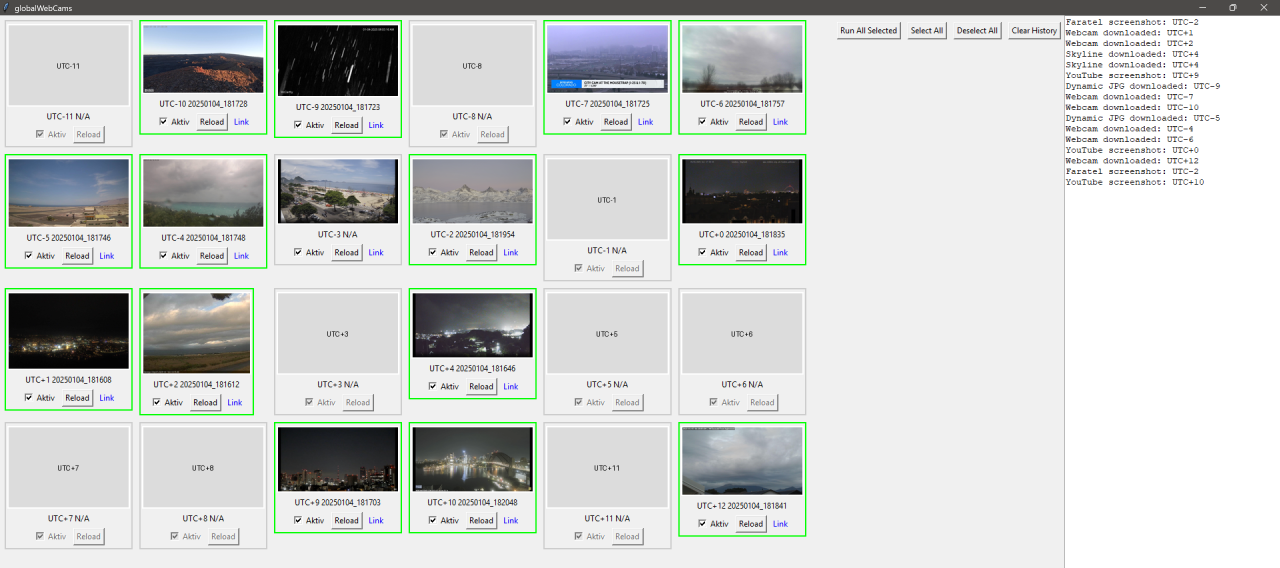
#> input picture img/GUI.png, 3838 x 1702 px (shown at 1/3 size)
$ python -i fading.py   (imports and definitions only)
#> lines starting #> are read from the running program, lines starting #| are printed output that depends on the picture
from PIL import Image
import numpy as np


class FadingGenerator:
    def create_fading(self, input_path, output_path=None):
        # Open image and convert to RGB
#> called with input_path = '../../../img/GUI.png'
        orig = Image.open(input_path).convert("RGB")
        w, h = orig.size
#> w = 3838; h = 1702

        # Convert to NumPy array
        orig_np = np.array(orig)  # shape: (h, w, 3)

        # Define fade width
        fade_w = 100

        # Create a fade array initialized with white (255,255,255)
        fade_np = np.full((h, fade_w, 3), 255, dtype=np.uint8)

        # Variables to store first and last row that is not completely white
        min_y, max_y = -1, -1

        # Process each row and compute the average color of non-white pixels
        for y in range(h):
            row = orig_np[y]  # shape: (w, 3)
            mask = ~((row[:, 0] == 255) & (
                row[:, 1] == 255) & (row[:, 2] == 255))
            valid_pixels = row[mask]

            if len(valid_pixels) > 0:
                avg_color = valid_pixels.mean(axis=0)
                avg_color = avg_color.astype(np.uint8)
            else:
                avg_color = np.array([255, 255, 255], dtype=np.uint8)

            # Update min_y and max_y if row is not all white
            if not np.array_equal(avg_color, [255, 255, 255]):
                if min_y < 0:
                    min_y = y
                max_y = y

            # Fill the current row in fade_np
            fade_np[y, :, :] = avg_color
#> this loop made 1702 passes
#> avg_color on passes 1 to 12: [76, 74, 72], [76, 74, 72], [76, 74, 72], [76, 74, 72], [76, 74, 72], [76, 74, 72], [76, 74, 72], [75, 73, 71], [75, 73, 71], [75, 73, 72], [75, 74, 72], [76, 74, 72]
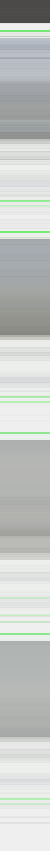
#> fade_np: shape (1702, 100, 3) (shown at 1/2 size); mean R, G, B 195.1, 199.1, 196.2
#> after the loop, min_y = 0

        # Convert fade_np back to a PIL image
        fade_img = Image.fromarray(fade_np, 'RGB')

        # Crop if there is any non-white row, otherwise use the entire fade_img
        if min_y == -1:
            # Entire image is white
            cropped_img = fade_img
        else:
            cropped_img = fade_img.crop((0, min_y, fade_w, max_y + 1))

        # Resize to height 2180
        fade_resized_2180 = cropped_img.resize((fade_w, 2180), Image.LANCZOS)
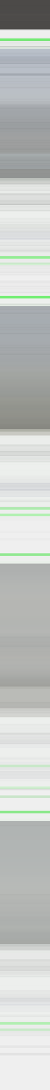
#> fade_resized_2180: PIL image 100x2180 RGB (shown at 1/2 size); mean R, G, B 195.1, 199.1, 196.2

        # Cut off the bottom 20 pixels
        # -> final height = 2180 - 20 = 2160
        final_height = 2180 - 20
        if final_height < 0:
            final_height = 0  # Safety check
        fade_final = fade_resized_2180.crop((0, 0, fade_w, final_height))
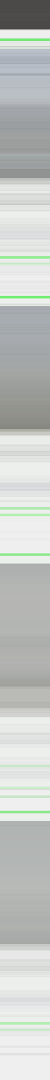
#> fade_final: PIL image 100x2160 RGB (shown at 1/2 size); mean R, G, B 194.6, 198.7, 195.8

        # Determine output path if not provided
        if not output_path:
            dot_index = input_path.rfind(".")
            if dot_index == -1:
                output_path = input_path + "_fading"
            else:
                output_path = input_path[:dot_index] + \
                    "_fading" + input_path[dot_index:]

        # Save the final image
        fade_final.save(output_path)
        return output_path

>>> result = FadingGenerator().create_fading('../../../img/GUI.png')

$ run again, on img/ui-generator.png
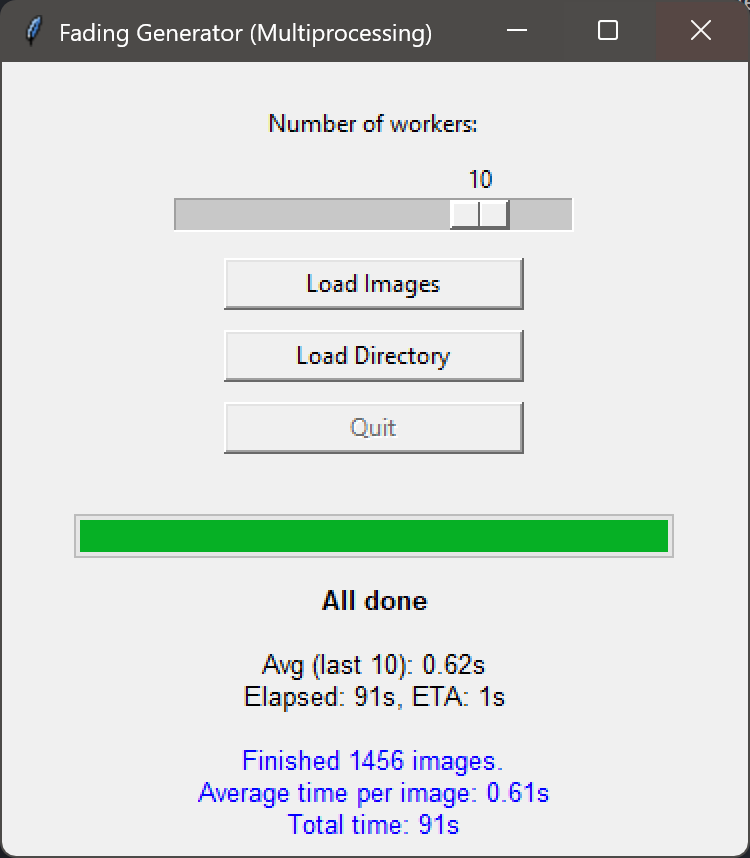
#> input picture img/ui-generator.png, 750 x 858 px
#> the loop in create_fading, `for y in range(h):` made 858 passes
#> avg_color on passes 1 to 8: [75, 73, 71], [75, 73, 71], [77, 74, 72], [77, 74, 72], [77, 73, 71], [77, 73, 71], [77, 73, 71], [77, 73, 71]
#> after the loop in create_fading, `for y in range(h):`:
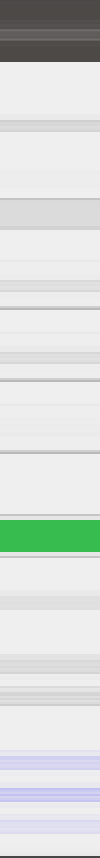
#> fade_np: shape (858, 100, 3); mean R, G, B 214.8, 219.4, 216.9
#> after the loop in create_fading, `for y in range(h):`: min_y = 0
#> in create_fading, `fade_final = fade_resized_2180.crop((0, 0, fade_w, final_height))`:
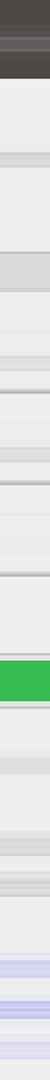
#> fade_final: PIL image 100x2160 RGB (shown at 1/2 size); mean R, G, B 215, 219.6, 217.1
